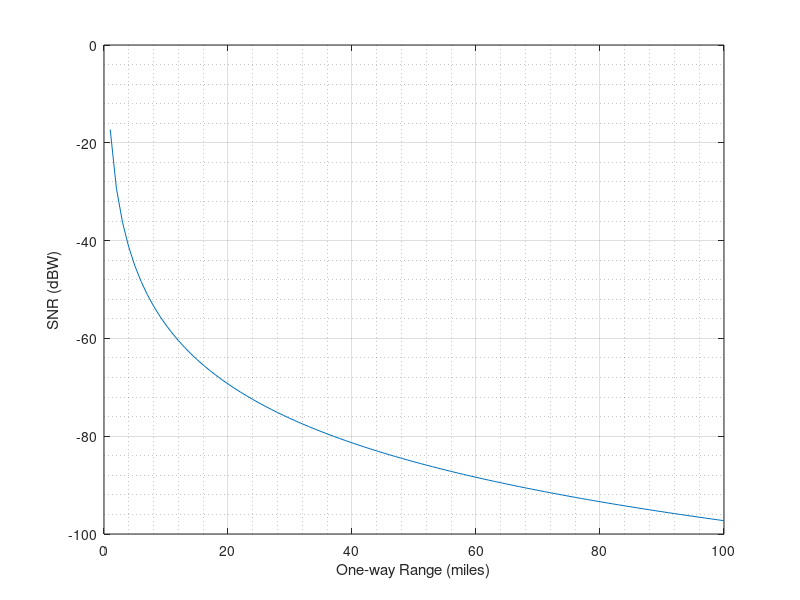

Write the MATLAB code that produced this figure.
clear; close all

% Parameters
grx_db = 0;         % rx antenna gain
gtx_db = 0;         % tx antenna gain
ptx_dbw = 30;       % tx power, watts dB
freqc_hz = 3e9;     % carrier frequency
rcs_m2 = 1;         % radar cross section, meter sq
bw_hz = 1e6;        % rx noise bandwidth
noisefig_db = 10;   % system noise figure

range_mi = 1:100;   % one way range to target, miles
temp = 290;         % standard temperature, kelvin
k = 1.38e-23;       % Boltzman's constant
c = 299702458;      % speed of light

range_m = 1609.34*range_mi;

snrrx_dbm = ptx_dbw + gtx_db + grx_db + 10*log10(rcs_m2) + ...
    20*log10(c/freqc_hz) - 10*3*log10(4*pi) - 10*4*log10(range_m) - ...
    10*log10(k*temp) - 10*log10(bw_hz) - noisefig_db;

plot(range_mi, snrrx_dbm)
ylabel('SNR (dBW)')
xlabel('One-way Range (miles)')
grid; grid minor

